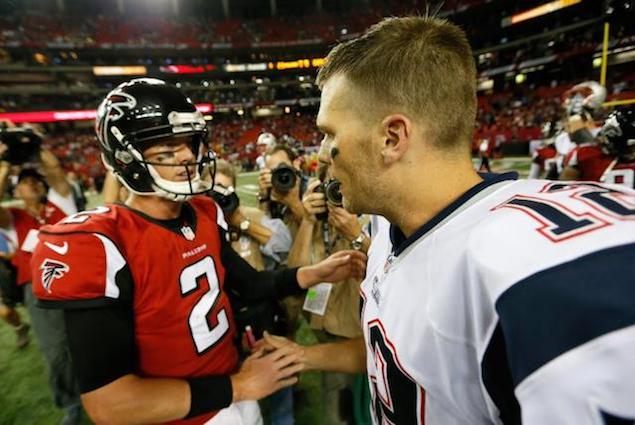
#> input picture LAB 5/mrtb.jpg, 635 x 425 px
$ jupyter execute --allow-errors lab5_svf.ipynb   (shell and % lines are left out)
#> lines starting #> are read from the running program, lines starting #| are printed output that depends on the picture; after the words box and inside, x2 and y2 are one past the last pixel; in counts of white or black regions, pixels touching at a corner belong together
# Lab 5: Clustering and Linear Regression

## Name: Abhay Narayanan (abhayn2)

## Due:  October 9, 2017 11:59 PM

### Logistics

See Canvas

### What You Will Need to Know For This Lab

* K-means clustering
* Vector Quantization
* Nearest Neighbors Classification
* Linear Regression

### Preamble (don't change this)

[cell 1]
%pylab inline
import numpy as np
from sklearn import neighbors
from numpy import genfromtxt
import scipy.spatial.distance as dist
import random
from sklearn.cluster import KMeans
from PIL import Image
from sklearn import linear_model
from sklearn.preprocessing import StandardScaler
from sklearn.model_selection import train_test_split
import matplotlib.pyplot as plt
from sklearn.neighbors import NearestNeighbors
from sklearn.linear_model import LinearRegression
from sklearn.linear_model import Ridge

### Problem 1: Selecting the number of clusters (30 points)

Write a function which implements K-means clustering.

You will be given as input:
* A $(N,d)$ numpy.ndarray of unlabeled data (with each row as a feature vector), data
* A scalar $K$ which indicates the number of clusters
* A scalar representing the number of iterations, niter (this is your stopping criterion/criterion for convergence)

Your output will be a tuple consisting of a vector of length N containing which cluster ($0,\ldots,K-1$) a feature vector is in and a $(K,d)$ matrix with the rows containing the cluster centers.

Do not use scikit-learn or similar for implement K-means clustering. You may use `scipy.spatial.distance.cdist` to calculate distances. Initialize the centers randomly without replacement with points from the data set. `random.sample` may be useful for this. <b>(10 points)</b>

[cell 2]
def kMeans(data,K,niter):
    #Put your code here
    temp = np.size(data, 1)
    temp1 = np.size(data, 0)
    centers = data[np.random.choice(data.shape[0],K,replace = False)]
    clusters = np.zeros(temp1)

    for bleh in range(niter):
        disti = dist.cdist(data, centers, 'euclidean')
        clusters = np.argmin(disti,axis = 1)

        for a in range(K):
            tempcenters = np.zeros(temp)
            cluster_count = 0

            for bl in range(temp1):
                if (a == clusters[bl]):
                    tempcenters = tempcenters + data[bl]
                    cluster_count = cluster_count + 1

            centers[a] = tempcenters / cluster_count

    return clusters, centers

The K-means clustering problem tries to minimize the following quantity by selecting $\{z_i\}_{i=1}^N$ and $\{\mu_k\}_{k=1}^K$:
$$J_K(\{z_i\}_{i=1}^N ,\{\mu_k\}_{k=1}^K)=\sum_{i=1}^N \lVert \mathbf{x}_i - \mathbf{\mu}_{z_i} \rVert^2$$
where $\mathbf{\mu}_{z_i}$ is the center of the cluster to which $\mathbf{x}_i$ is assigned.

One visual heuristic to choose the number of clusters from the data (where the number of clusters is not known a priori) is to estimate the optimal value of $J_K(\{z_i\}_{i=1}^N ,\{\mu_k\}_{k=1}^K)$, $J^*(K)$ , for different values of $K$ and look for an "elbow" or "knee" in the curve of $J^*$ versus $K$ and choose that value of $K$.

In this part of the problem, you will run $K$-means 100 times for each $K=2,\ldots,10$ and calculate $J_K(\{z_i\}_{i=1}^N ,\{\mu_k\}_{k=1}^K)$ for the clustering given by $K$-means. Use the smallest value of $J_K(\{z_i\}_{i=1}^N ,\{\mu_k\}_{k=1}^K)$ in the runs of $K$-means for each value of $K$ to form an estimate of $J^*(K)$. Plot this estimate versus $K$. Which $K$ should you pick by this heuristic? Use niter=100 for each run of $K$-means.

For an attempt to formalize this heuristic, see Tibshirani, Robert, Guenther Walther, and Trevor Hastie. "Estimating the number of clusters in a data set via the gap statistic." Journal of the Royal Statistical Society: Series B (Statistical Methodology) 63.2 (2001): 411-423. Sometimes, an elbow does not exist in the curve or there are multiple elbows or the $K$ value of an elbow cannot be unambiguously identified. Further material can be found on <a href="http://en.wikipedia.org/wiki/Determining_the_number_of_clusters_in_a_data_set#The_Elbow_Method">Wikipedia</a> as well.

Note: Your code should be relatively quick -- a few minutes, at worst. <b>(10 points)</b>

#> (a cell that did not finish here is left out)

[cell 4]
# Put your code here
JKval = 99999*np.ones(11)
JKval[0] = 0
JKval[1] = 0

#> (the rest of this cell did not finish here and is left out)

By this heuristic, I should choose K = 4, as it is the "elbow" of the graph, which is where J(K) stops decreasing at such a rapid rate. Increasing the number of clusters from this value is no longer as useful.

Using the value of $K$ you determined from the elbow, perform K-means clustering on the data.
Plot it as a scatter plot with the colors given by the labels. <b>(5 points)</b>

[cell 5]
#Put your code here
K = 4
iterations = 100
#> (the rest of this cell did not finish here and is left out)

Should you pick the $K$ such that $J^*(K)$ is minimized? Why or why not? <b>(5 points)</b>

No, a value of K such that J*(K) is minimized would be far more clusters than the value given by the elbow, which is the value that gives us clearly identifiable clusters around a reasonable number of means. Higher values of K, which would be where it is minimized would result in overfitting, or having far too many clusters, which would not provide any intuitive meaning.

### Problem 2: Vector Quantization (40 points)

In this problem, you will implement vector quantization. You will use `sklearn.cluster.KMeans` for the K-means implementation and use k-means++ as the initialization method.

Write a function to generate a codebook for vector quantization. You will be given inputs:
* A $(N,M)$ numpy.ndarray representing a greyscale image, called image. (If we want to generate our codebook from multiple images, we can concatenate the images before running them through this function).
* A scalar $B$, for which you will use $B \times B$ blocks for vector quantization. You may assume $N$ and $M$ are divisible by $B$.
* A scalar $K$, which is the size of your codebook

You will return:
* The codebook as a $(K,B^2)$ numpy.ndarray.
<b>(10 points)</b>

[cell 6]
def trainVQ(image,B,K):
    # Put your code here
    N = image.shape[0]
    M = image.shape[1]
    alpha = np.split(np.array(np.split(image, M/B,axis = 1)).reshape(-1,B),(N*M)/(B*B), axis = 0)
    alpha = np.array([x.flatten() for x in alpha])

    Alg = KMeans(n_clusters= K).fit(alpha)
    return(Alg.cluster_centers_) #codebook

Write a function which compresses an image against a given codebook. You will be given inputs:
* A $(N,M)$ numpy.ndarray representing a greyscale image, called image. You may assume $N$ and $M$ are divisible by $B$.
* A $(K,B^2)$ codebook called codebook
* $B$

You will return:
* A $(N/B,M/B)$ numpy.ndarray consisting of the indices in the codebook used to approximate the image.

You can use the nearest neighbor classifier from scikit-learn if you want (though it is not necessary) to map blocks to their nearest codeword. <b>(10 points)</b>

[cell 7]
def compressImg(image, codebook,B):
    #Put your code here
    N = image.shape[0]
    M = image.shape[1]
    beta = np.split(np.array(np.split(image, M/B, axis = 1)).reshape(-1, B), (N*M)/(B*B), axis = 0)
    beta = np.array([x.flatten() for x in beta])

    Alg1 = NearestNeighbors(n_neighbors =1, algorithm = 'kd_tree')
    Alg1.fit(codebook)

    x = np.resize(Alg1.kneighbors(beta,return_distance = False),(int(M/B), int(N/B)))
    arr_ind = x.T

    return arr_ind

Write a function to reconstruct an image from its codebook. You will be given inputs:
* A $(N/B,M/B)$ numpy.ndarray containing the indices of the codebook for each block called indices
* A codebook as a $(K,B^2)$ numpy.ndarray called codebook
* $B$

You will return a $(N,M)$ numpy.ndarray representing the image. <b>(10 points)</b>

[cell 8]
def decompressImg(indices, codebook,B):
    #Put your code here
    gamma = np.array([x.reshape(-1, B) for x in [x for x in np.array([codebook[x] for x in indices.T.flatten()])]])
    gamma = np.split(gamma.reshape(-1, B), indices.shape[1], axis = 0)

    arr_img = np.hstack([x for x in gamma])

    return arr_img

Run your vector quantizer with $5 \times 5$ blocks on the provided image with codebook sizes $K=2,5,10,20,50,100,200$ (i.e. generate codebooks from this image of those sizes, compress the image using those codebooks and reconstruct the images). Display and comment on the reconstructed images (you may be quantitative (e.g. PSNR) or qualitative). Which code book would you pick? Why? Make sure to take into account the bits per pixel used by the compressor.

Note the number of bits per pixel can be approximated as $\frac{\log_2 K}{25}$ and the codebook takes approximately $200K$ bits (assuming each pixel is stored as 8 bits). Some good ideas on quantitative arguments for codebook size can be found in Gonzalez & Woods, Digital Image Processing 3e or Gersho & Gray, Signal Compression & Vector Quantization. It is not necessary to look at these references for quantitative arguments, though. <b>(10 points)</b>

The image used is under fair use from [Bleacher Report](http://bleacherreport.com/articles/2688697-tom-brady-comments-on-friendship-with-matt-ryan-ahead-of-super-bowl-51).

[cell 9]
# The provided image is stored in image
image = np.asarray(Image.open("mrtb.jpg").convert("L"))
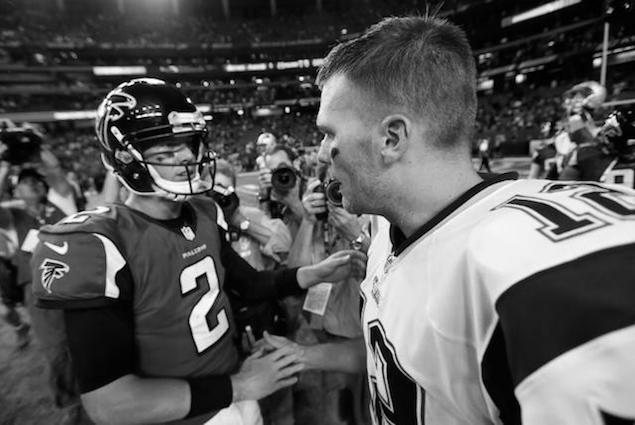
#> image: shape (425, 635); min 0, max 255, mean 88.5
imshow(image, cmap = cm.Greys_r)

[cell 10]
#Put your code here
plt.figure()
plt.title("K=2")
cmp = compressImg(image, trainVQ(image, 5, 2), 5)
#> in trainVQ, `alpha = np.split(np.array(np.split(image, M/B,axis = 1)).reshape(-1,B)..`: alpha = 10795 items
#> in compressImg, `N = image.shape[0]`: N = 425
#> in compressImg, `beta = np.split(np.array(np.split(image, M/B, axis = 1)).reshape(-1, B..`: beta = 10795 items
#> in compressImg, `x = np.resize(Alg1.kneighbors(beta,return_distance = False),(int(M/B),..`:
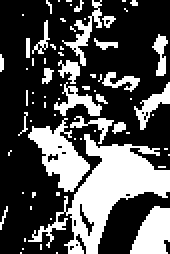
#> x: shape (127, 85) int64 (shown 2 times larger); values 0 (black) and 1 (white), 32.3% white; 71 white regions (55 under 20 px), largest, box (x1, y1, x2, y2) and area: (14, 67, 85, 127) 1466, (14, 59, 45, 96) 514, (65, 103, 85, 127) 339
#> in compressImg, `arr_ind = x.T`:
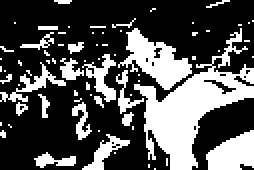
#> arr_ind: shape (85, 127) int64 (shown 2 times larger); values 0 (black) and 1 (white), 32.3% white; 71 white regions (55 under 20 px), largest, box (x1, y1, x2, y2) and area: (67, 14, 127, 85) 1466, (59, 14, 96, 45) 514, (103, 65, 127, 85) 339
